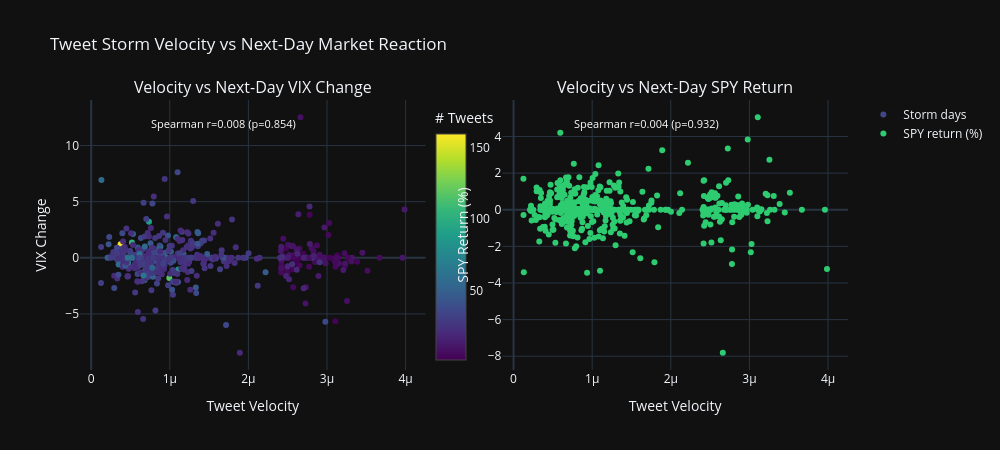

Notebook code for this chart:
### Code cell
# ── 7c. Scatter: tweet velocity vs market reaction ───────────────
from scipy.stats import spearmanr

if len(df_events) > 5:
    fig = make_subplots(
        rows=1, cols=2,
        subplot_titles=[
            'Velocity vs Next-Day VIX Change',
            'Velocity vs Next-Day SPY Return',
        ],
    )

    valid = df_events.dropna(subset=['vix_change', 'velocity'])
    fig.add_trace(go.Scatter(
        x=valid['velocity'], y=valid['vix_change'],
        mode='markers',
        marker=dict(
            size=6, color=valid['n_tweets'],
            colorscale='Viridis', showscale=True,
            colorbar=dict(title='# Tweets', x=0.45),
        ),
        name='Storm days',
        hovertemplate='Velocity: %{x:.5f}<br>VIX change: %{y:.2f}<extra></extra>',
    ), row=1, col=1)

    if len(valid) > 5:
        r, p = spearmanr(valid['velocity'], valid['vix_change'])
        fig.add_annotation(
            x=0.2, y=0.95, xref='x domain', yref='y domain',
            text=f'Spearman r={r:.3f} (p={p:.3f})',
            showarrow=False, font=dict(color='white', size=11),
            row=1, col=1,
        )

    valid2 = df_events.dropna(subset=['spy_return', 'velocity'])
    fig.add_trace(go.Scatter(
        x=valid2['velocity'], y=valid2['spy_return'] * 100,
        mode='markers',
        marker=dict(size=6, color=C_ECON),
        name='SPY return (%)',
        hovertemplate='Velocity: %{x:.5f}<br>SPY return: %{y:.3f}%<extra></extra>',
    ), row=1, col=2)

    if len(valid2) > 5:
        r2, p2 = spearmanr(valid2['velocity'], valid2['spy_return'])
        fig.add_annotation(
            x=0.2, y=0.95, xref='x domain', yref='y domain',
            text=f'Spearman r={r2:.3f} (p={p2:.3f})',
            showarrow=False, font=dict(color='white', size=11),
            row=1, col=2,
        )

    fig.update_layout(
        title='Tweet Storm Velocity vs Next-Day Market Reaction',
        height=450, width=1000, template='plotly_dark',
    )
    fig.update_xaxes(title_text='Tweet Velocity', row=1, col=1)
    fig.update_xaxes(title_text='Tweet Velocity', row=1, col=2)
    fig.update_yaxes(title_text='VIX Change', row=1, col=1)
    fig.update_yaxes(title_text='SPY Return (%)', row=1, col=2)
    fig.show()
else:
    print('Not enough event data for scatter plots')

### Figure 1 — Plotly figure (JSON) as saved in the notebook; plotly's stock layout.template omitted (floating-point values rounded to 4 significant figures; data arrays with more than 128 entries replaced by an {"elided": "..."} marker saying what was removed)
{"data": [{"hovertemplate": "Velocity: %{x:.5f}<br>VIX change: %{y:.2f}<extra></extra>", "marker": {"color": {"elided": "493 int values"}, "colorbar": {"title": {"text": "# Tweets"}, "x": 0.45}, "colorscale": [[0.0, "#440154"], [0.1111, "#482878"], [0.2222, "#3e4989"], [0.3333, "#31688e"], [0.4444, "#26828e"], [0.5556, "#1f9e89"], [0.6667, "#35b779"], [0.7778, "#6ece58"], [0.8889, "#b5de2b"], [1.0, "#fde725"]], "showscale": true, "size": 6}, "mode": "markers", "name": "Storm days", "type": "scatter", "x": {"elided": "493 float values"}, "xaxis": "x", "y": {"elided": "493 float values"}, "yaxis": "y"}, {"hovertemplate": "Velocity: %{x:.5f}<br>SPY return: %{y:.3f}%<extra></extra>", "marker": {"color": "#2ecc71", "size": 6}, "mode": "markers", "name": "SPY return (%)", "type": "scatter", "x": {"elided": "493 float values"}, "xaxis": "x2", "y": {"elided": "493 float values"}, "yaxis": "y2"}], "layout": {"annotations": [{"font": {"size": 16}, "showarrow": false, "text": "Velocity vs Next-Day VIX Change", "x": 0.225, "xanchor": "center", "xref": "paper", "y": 1.0, "yanchor": "bottom", "yref": "paper"}, {"font": {"size": 16}, "showarrow": false, "text": "Velocity vs Next-Day SPY Return", "x": 0.775, "xanchor": "center", "xref": "paper", "y": 1.0, "yanchor": "bottom", "yref": "paper"}, {"font": {"color": "white", "size": 11}, "showarrow": false, "text": "Spearman r=0.008 (p=0.854)", "x": 0.2, "xref": "x domain", "y": 0.95, "yref": "y domain"}, {"font": {"color": "white", "size": 11}, "showarrow": false, "text": "Spearman r=0.004 (p=0.932)", "x": 0.2, "xref": "x2 domain", "y": 0.95, "yref": "y2 domain"}], "height": 450, "title": {"text": "Tweet Storm Velocity vs Next-Day Market Reaction"}, "width": 1000, "xaxis": {"anchor": "y", "domain": [0.0, 0.45], "title": {"text": "Tweet Velocity"}}, "xaxis2": {"anchor": "y2", "domain": [0.55, 1.0], "title": {"text": "Tweet Velocity"}}, "yaxis": {"anchor": "x", "domain": [0.0, 1.0], "title": {"text": "VIX Change"}}, "yaxis2": {"anchor": "x2", "domain": [0.0, 1.0], "title": {"text": "SPY Return (%)"}}}}
